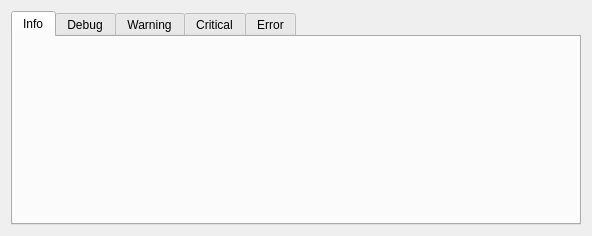
<?xml version="1.0" encoding="UTF-8"?>
<ui version="4.0">
    <class>LogGui</class>
    <widget class="QWidget" name="LogGui">
        <property name="geometry">
            <rect>
                <x>0</x>
                <y>0</y>
                <width>592</width>
                <height>236</height>
            </rect>
        </property>
        <property name="windowTitle">
            <string>System Log</string>
        </property>
        <layout class="QGridLayout" name="gridLayout">
            <item row="0" column="0">
                <layout class="QGridLayout" name="logLayout">
                    <item row="0" column="0">
                        <widget class="QTabWidget" name="tabWidget">
                            <property name="currentIndex">
                                <number>0</number>
                            </property>
                            <widget class="QWidget" name="infoTab">
                                <attribute name="title">
                                    <string>Info</string>
                                </attribute>
                                <layout class="QGridLayout" name="gridLayout_3">
                                    <item row="0" column="0">
                                        <layout class="QGridLayout" name="infoLayout"/>
                                    </item>
                                </layout>
                            </widget>
                            <widget class="QWidget" name="debugTab">
                                <attribute name="title">
                                    <string>Debug</string>
                                </attribute>
                                <layout class="QGridLayout" name="gridLayout_5">
                                    <item row="0" column="0">
                                        <layout class="QGridLayout" name="debugLayout"/>
                                    </item>
                                </layout>
                            </widget>
                            <widget class="QWidget" name="warningTab">
                                <attribute name="title">
                                    <string>Warning</string>
                                </attribute>
                                <layout class="QGridLayout" name="gridLayout_7">
                                    <item row="0" column="0">
                                        <layout class="QGridLayout" name="warningLayout"/>
                                    </item>
                                </layout>
                            </widget>
                            <widget class="QWidget" name="criticalTab">
                                <attribute name="title">
                                    <string>Critical</string>
                                </attribute>
                                <layout class="QGridLayout" name="gridLayout_9">
                                    <item row="0" column="0">
                                        <layout class="QGridLayout" name="criticalLayout"/>
                                    </item>
                                </layout>
                            </widget>
                            <widget class="QWidget" name="errorTab">
                                <attribute name="title">
                                    <string>Error</string>
                                </attribute>
                                <layout class="QGridLayout" name="gridLayout_11">
                                    <item row="0" column="0">
                                        <layout class="QGridLayout" name="errorLayout"/>
                                    </item>
                                </layout>
                            </widget>
                        </widget>
                    </item>
                </layout>
            </item>
        </layout>
    </widget>
    <resources/>
    <connections/>
</ui>
